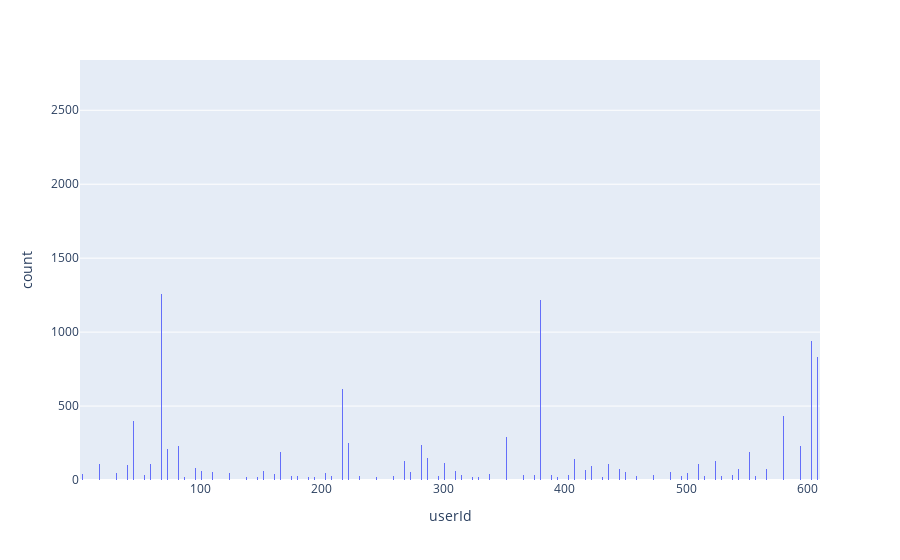

Notebook code for this chart:
### Code cell
# who is the most user watch films
px.histogram(df, x='userId', nbins=10000)

### Figure 1 — Plotly figure (JSON) as saved in the notebook; plotly's stock layout.template omitted (floating-point values rounded to 4 significant figures; data arrays with more than 128 entries replaced by an {"elided": "..."} marker saying what was removed)
{"data": [{"alignmentgroup": "True", "bingroup": "x", "hovertemplate": "userId=%{x}<br>count=%{y}<extra></extra>", "legendgroup": "", "marker": {"color": "#636efa", "pattern": {"shape": ""}}, "name": "", "nbinsx": 10000, "offsetgroup": "", "orientation": "v", "showlegend": false, "type": "histogram", "x": {"elided": "100836 int values"}, "xaxis": "x", "yaxis": "y"}], "layout": {"barmode": "relative", "legend": {"tracegroupgap": 0}, "margin": {"t": 60}, "xaxis": {"anchor": "y", "domain": [0, 1], "title": {"text": "userId"}}, "yaxis": {"anchor": "x", "domain": [0, 1], "title": {"text": "count"}}}}
